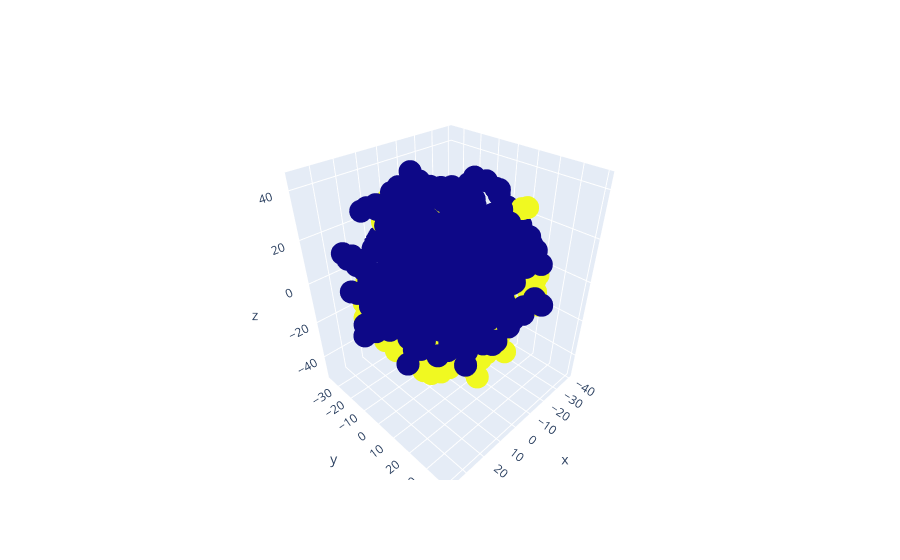

The notebook cell saved with this chart:
### Code cell
fig = go.Figure()
fig.add_trace(go.Scatter3d(x = tsne_df2["tsne_Component1"], y = tsne_df2["tsne_Component2"],z = tsne_df2["tsne_Component3"],
                         mode = "markers",marker = dict(color = tsne_df2["tsne_Cluster"])))

### Figure 1 — Plotly figure (JSON) as saved in the notebook; plotly's stock layout.template omitted (floating-point values rounded to 4 significant figures; data arrays with more than 128 entries replaced by an {"elided": "..."} marker saying what was removed)
{"data": [{"marker": {"color": {"elided": "617 int values"}}, "mode": "markers", "type": "scatter3d", "x": {"elided": "617 float values"}, "y": {"elided": "617 float values"}, "z": {"elided": "617 float values"}}], "layout": {}}
